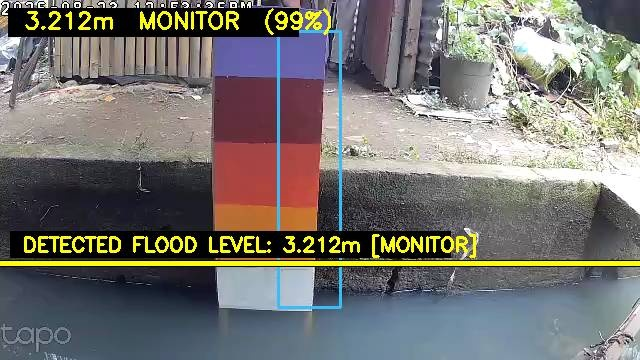
#> input picture flood_ai/currently_served_frame.jpg, 640 x 360 px, given in place of stream2, which was not available
$ python 5_detect.py
#> lines starting #> are read from the running program, lines starting #| are printed output that depends on the picture; after the words box and inside, x2 and y2 are one past the last pixel; in counts of white or black regions, pixels touching at a corner belong together; pictures that were not available may be replaced by others from this repository, and a replacement may not be noted
import os
os.environ["OPENCV_FFMPEG_CAPTURE_OPTIONS"] = "rtsp_transport;tcp"
os.environ["OPENCV_LOG_LEVEL"] = "OFF"
import cv2
try:
    cv2.setLogLevel(0)
except Exception:
    pass
import numpy as np
import json
from datetime import datetime

print("=== Lumban Flood Monitor — Live Detection ===")

_DIR = os.path.dirname(os.path.abspath(__file__))

with open(os.path.join(_DIR, "calibration.json")) as f:
#> (reads flood_ai/calibration.json from the repository)
    CAL = json.load(f)

RTSP_URL         = CAL["rtsp_url"]
BASELINE_PIXEL_Y = CAL["baseline_pixel_y"]
BASELINE_METERS  = CAL["baseline_meters"]
PX_PER_METER     = CAL["px_per_meter"]

# Colored marker ranges for dry staff gauge bands (ONLY vivid colored bands — white removed to avoid water reflection glare!)
MARKER_RANGES = {
  "purple":     ([115, 60,  60],  [160, 255, 255]),
  "red_low":    ([0,   70,  110], [15,  255, 255]),
  "red_high":   ([160, 70,  110], [180, 255, 255]),
  "orange":     ([5,   80,  135], [28,  255, 255]),
  "yellow":     ([14,  80,  135], [40,  255, 255]),
}

# Brown floodwater color range (muddy river water during rising flood)
BROWN_FLOOD_RANGE = ([0, 15, 15], [35, 180, 220])

FLOOD_BASELINE = 2.135  # Current raw reading when dry, subtracted to make 0.0m = no water

FLOOD_THRESHOLDS = [
    (0.0,  3.1,  "NORMAL"),
    (3.1,  4.1,  "MONITOR"),
    (4.1,  5.1,  "ALERT"),
    (5.1,  6.1,  "EVACUATION"),
    (6.1,  99.0, "CRITICAL"),
]

LEVEL_COLORS_BGR = {
    "NORMAL":     (200, 200, 200),
    "MONITOR":    (0,   200, 255),
    "ALERT":      (0,   140, 255),
    "EVACUATION": (0,   0,   220),
    "CRITICAL":   (180, 0,   180),
}

def classify(water_level_m):
    if water_level_m < 3.1:
        return "NORMAL"
    for low, high, level in FLOOD_THRESHOLDS:
        if low <= water_level_m < high:
            return level
    return "CRITICAL"

from collections import deque

class WaterlineSmoother:
    def __init__(self, window_size=9, deadband_m=0.065, max_jump_m=0.25, outlier_streak_thresh=5):
        self.window_size = window_size
        self.deadband_m = deadband_m
        self.max_jump_m = max_jump_m
        self.outlier_streak_thresh = outlier_streak_thresh
        self.outlier_streak = 0
        self.history_y = deque(maxlen=window_size)
        self.history_m = deque(maxlen=window_size)
        self.last_stable_m = None
        self.last_stable_y = None

    def reset(self, raw_y=None, raw_m=None):
        self.history_y.clear()
        self.history_m.clear()
        self.outlier_streak = 0
        if raw_y is not None and raw_m is not None:
            self.history_y.append(raw_y)
            self.history_m.append(raw_m)
        self.last_stable_m = raw_m
        self.last_stable_y = raw_y

    def process(self, raw_y, raw_m, is_manual=False):
        if is_manual or self.last_stable_m is None:
            self.reset(raw_y, raw_m)
            return raw_y, raw_m, 0.99

        jump = abs(raw_m - self.last_stable_m)
        if jump > self.max_jump_m:
            self.outlier_streak += 1
            drop_spike = (self.last_stable_m - raw_m) > 0.50
            thresh = 15 if drop_spike else self.outlier_streak_thresh
            if self.outlier_streak >= thresh:
                self.reset(raw_y, raw_m)
                return raw_y, raw_m, 0.95
            return self.last_stable_y, self.last_stable_m, 0.90

        self.outlier_streak = 0
        self.history_y.append(raw_y)
        self.history_m.append(raw_m)

        median_y = int(np.median(self.history_y))
        median_m = round(float(np.median(self.history_m)), 3)

        if abs(median_m - self.last_stable_m) < self.deadband_m:
            smooth_m = self.last_stable_m
            smooth_y = self.last_stable_y
        else:
            alpha = 0.22
            smooth_m = round(self.last_stable_m * (1 - alpha) + median_m * alpha, 3)
            smooth_y = int(self.last_stable_y * (1 - alpha) + median_y * alpha)
            self.last_stable_m = smooth_m
            self.last_stable_y = smooth_y

        std_y = np.std(self.history_y) if len(self.history_y) > 1 else 0.0
        stability = max(0.85, min(0.99, 1.0 - (std_y / 60.0)))
        return smooth_y, smooth_m, round(stability, 3)

GLOBAL_SMOOTHER = WaterlineSmoother(window_size=9, deadband_m=0.065)

YOLO_MODEL = None

def get_yolo_model():
    global YOLO_MODEL
    if YOLO_MODEL is None:
        model_path = os.path.join(os.path.dirname(os.path.abspath(__file__)), "models", "water_yolo.pt")
        if os.path.exists(model_path):
            try:
                from ultralytics import YOLO
                YOLO_MODEL = YOLO(model_path)
                print(f"[AI Engine] Loaded YOLO model from {model_path}")
            except Exception as e:
                print(f"[AI Engine] Model load warning: {e}")
    return YOLO_MODEL

def detect_waterline(frame, use_clahe=True, smoother=GLOBAL_SMOOTHER):
    with open(os.path.join(os.path.dirname(os.path.abspath(__file__)), "calibration.json")) as f:
        _cal = json.load(f)

    h, w = frame.shape[:2]

    roi_cfg    = _cal.get("roi", {})
    roi_top    = int(h * (roi_cfg.get("top_pct",    10.0) / 100.0))
    roi_bottom = int(h * (roi_cfg.get("bottom_pct", 90.0) / 100.0))
    roi_left   = int(w * (roi_cfg.get("left_pct",   30.0) / 100.0))
    roi_right  = int(w * (roi_cfg.get("right_pct",  70.0) / 100.0))

    bgr_roi = frame[roi_top:roi_bottom, roi_left:roi_right]
    roi_h, roi_w = bgr_roi.shape[:2]

    waterline_y = None
    ai_confidence = 0.88

    # --- 0. MANUAL OVERRIDE (If locked in Web Calibrator) ---
    manual_y = _cal.get("manual_waterline_y")
    if manual_y is not None and int(manual_y) > 0:
        waterline_y = int(manual_y)
        ai_confidence = 0.98

    # --- 1. PRIMARY AI ENGINE (YOLOv12) ---
    if waterline_y is None:
        ai_model = get_yolo_model()
        if ai_model is not None:
            try:
                results = ai_model.predict(source=bgr_roi, verbose=False, conf=0.35)
                if results and len(results[0].boxes) > 0:
                    boxes = results[0].boxes
                    for box in boxes:
                        cls_id = int(box.cls[0])
                        conf_val = float(box.conf[0])
                        # Class 0: water_surface (Top edge of water box = actual waterline)
                        if cls_id == 0 and conf_val >= 0.35:
                            top_y = int(box.xyxy[0][1])
                            pred_y = roi_top + top_y
                            if pred_y < int(h * 0.95):  # Valid waterline inside ROI
                                waterline_y = pred_y
                                ai_confidence = conf_val
                                break
            except Exception as err:
                print(f"[AI Predict Warning] {err}")

    # --- 2. SECONDARY REAL-TIME SATURATION & COLOR DETECTOR ---
    if waterline_y is None:
        hsv_roi = cv2.cvtColor(bgr_roi, cv2.COLOR_BGR2HSV)

        # Mask for vivid staff gauge painted colors + white bottom band
        gauge_mask = np.zeros((roi_h, roi_w), dtype=np.uint8)
        for name, (lower, upper) in MARKER_RANGES.items():
            gauge_mask = cv2.bitwise_or(gauge_mask,
                cv2.inRange(hsv_roi, np.array(lower), np.array(upper)))

        # Remove extreme sunlight white glare (V > 245, S < 25)
        glare_mask = cv2.inRange(hsv_roi, np.array([0, 0, 245]), np.array([180, 25, 255]))
        gauge_mask = cv2.bitwise_and(gauge_mask, cv2.bitwise_not(glare_mask))

        kernel = np.ones((5, 5), np.uint8)
        gauge_mask = cv2.morphologyEx(gauge_mask, cv2.MORPH_OPEN,  kernel)
        gauge_mask = cv2.morphologyEx(gauge_mask, cv2.MORPH_CLOSE, kernel)

        row_counts = np.sum(gauge_mask > 0, axis=1)
        min_band_px = max(4, int(roi_w * 0.15))
        valid_gauge_rows = np.where(row_counts >= min_band_px)[0]

        if len(valid_gauge_rows) > 0:
            # Group rows into contiguous vertical blocks
            clusters = []
            cur_cluster = [valid_gauge_rows[0]]
            for r in valid_gauge_rows[1:]:
                if r - cur_cluster[-1] <= 6:
                    cur_cluster.append(r)
                else:
                    clusters.append(cur_cluster)
                    cur_cluster = [r]
            if cur_cluster:
                clusters.append(cur_cluster)

            # CRITICAL REFLECTION REJECTION:
            # The physical staff gauge board is mounted from the top wall downwards.
            # Any colored reflection in water is ALWAYS in the water BELOW the physical board.
            # We select the FIRST substantial colored cluster from the top (length >= 8 rows).
            physical_cluster = None
            for c in clusters:
                if len(c) >= 8:
                    physical_cluster = c
                    break

            if physical_cluster is not None:
                cont_end = physical_cluster[-1]

                # If reflection is continuous with the board, detect where brightness drops into water
                val_roi = hsv_roi[:, :, 2]
                cluster_vals = [np.mean(val_roi[r, :]) for r in physical_cluster]
                peak_v = max(cluster_vals) if cluster_vals else 200
                for i, r in enumerate(physical_cluster):
                    if i > len(physical_cluster) // 2 and cluster_vals[i] < peak_v * 0.65:
                        cont_end = r
                        break

                waterline_y = roi_top + int(cont_end)
                ai_confidence = 0.94

        if waterline_y is None:
            if smoother is not None and getattr(smoother, 'last_stable_y', None) is not None:
                # Hold previous stable reading rather than guessing
                waterline_y = smoother.last_stable_y
                ai_confidence = 0.85
            else:
                # Fallback: scan downwards from highest-saturation gauge center
                sat = hsv_roi[:, :, 1]
                row_sat = np.mean(sat, axis=1)
                peak_y = int(np.argmax(row_sat))
                sat_y = peak_y
                for y in range(peak_y, len(row_sat)):
                    if row_sat[y] < 35:
                        sat_y = y
                        break
                waterline_y = roi_top + sat_y
                ai_confidence = 0.75

    if waterline_y is None:
        return {"success": False, "reason": "No staff gauge or water surface detected"}

    # Map waterline_y to meters
    if "points" in _cal and len(_cal["points"]) >= 2:
        pts = sorted(_cal["points"], key=lambda p: p["px"])
        xp = [p["px"] for p in pts]
        fp = [p["m"] for p in pts]
        if waterline_y <= xp[0]:
            slope = (fp[1] - fp[0]) / (xp[1] - xp[0]) if (xp[1] - xp[0]) != 0 else 0
            val = fp[0] + slope * (waterline_y - xp[0])
        elif waterline_y >= xp[-1]:
            slope = (fp[-1] - fp[-2]) / (xp[-1] - xp[-2]) if (xp[-1] - xp[-2]) != 0 else 0
            val = fp[-1] + slope * (waterline_y - xp[-1])
        else:
            val = float(np.interp(waterline_y, xp, fp))
        raw_water_level_m = round(max(0.0, val), 3)
    else:
        pixel_delta   = BASELINE_PIXEL_Y - waterline_y
        water_level_raw = BASELINE_METERS + (pixel_delta / PX_PER_METER)
        raw_water_level_m = max(0.0, round(water_level_raw - FLOOD_BASELINE, 3))

    if smoother is not None:
        smooth_y, smooth_m, confidence = smoother.process(waterline_y, raw_water_level_m)
        waterline_y = smooth_y
        water_level_m = max(0.0, smooth_m)
    else:
        water_level_m = raw_water_level_m
        confidence = ai_confidence

    flood_level = classify(water_level_m)

    return {
        "success":           True,
        "water_level_m":     water_level_m,
        "flood_level":       flood_level,
        "waterline_pixel_y": waterline_y,
        "confidence":        round(confidence, 3),
        "roi": {
            "top":    roi_top,
            "bottom": roi_bottom,
            "left":   roi_left,
            "right":  roi_right,
        },
    }

def annotate_frame(frame, result):
    annotated = frame.copy()
    h, w      = frame.shape[:2]

    roi = result.get("roi", {})
    cv2.rectangle(
        annotated,
        (roi.get("left", 0),  roi.get("top", 0)),
        (roi.get("right", w), roi.get("bottom", h)),
        (200, 200, 0), 1
    )

    if result["success"]:
        y          = result["waterline_pixel_y"]
        level      = result["flood_level"]
        color      = LEVEL_COLORS_BGR.get(level, (255, 255, 255))
        water_m    = result["water_level_m"]
        confidence = result["confidence"]

        cv2.line(annotated, (0, y), (w, y), color, 3)

        cv2.rectangle(annotated, (10, 10), (520, 85), (0, 0, 0), -1)
        cv2.rectangle(annotated, (10, 10), (520, 85), color, 2)

        cv2.putText(annotated,
                    f"{level} LEVEL",
                    (20, 42),
                    cv2.FONT_HERSHEY_SIMPLEX, 0.9, color, 2)

        cv2.putText(annotated,
                    f"Water: {water_m:.2f} meters    Confidence: {confidence:.0%}",
                    (20, 72),
                    cv2.FONT_HERSHEY_SIMPLEX, 0.55, (200, 200, 200), 1)

        cv2.line(annotated,
                 (w - 20, BASELINE_PIXEL_Y),
                 (w, BASELINE_PIXEL_Y),
                 (150, 150, 150), 1)
        cv2.putText(annotated,
                    f"{BASELINE_METERS:.1f}m baseline",
                    (w - 180, BASELINE_PIXEL_Y - 6),
                    cv2.FONT_HERSHEY_SIMPLEX, 0.4, (150, 150, 150), 1)

    else:
        cv2.rectangle(annotated, (10, 10), (700, 60), (0, 0, 0), -1)
        cv2.rectangle(annotated, (10, 10), (700, 60), (0, 0, 200), 2)
        cv2.putText(annotated,
                    f"DETECTION FAILED: {result['reason']}",
                    (18, 42),
                    cv2.FONT_HERSHEY_SIMPLEX, 0.6, (0, 80, 255), 2)

    ts = datetime.now().strftime("%Y-%m-%d %H:%M:%S")
    cv2.putText(annotated,
                f"Lumban Flood Monitor  |  {ts}  |  Q=quit  S=save",
                (10, h - 12),
                cv2.FONT_HERSHEY_SIMPLEX, 0.42, (130, 130, 130), 1)

    return annotated

# [41 lines left out: functions meter_to_pixel_y, apply_water_simulation, not called in this run]

def grab_frame(cap):
    ret, frame = cap.read()
    return frame if ret else None

def main():
    print("")
    print("Detection logic: BOTTOM of LOWEST visible colored band = waterline")
    print("")
    print("Thresholds:")
    for low, high, level in FLOOD_THRESHOLDS:
        print(f"  {level:12s}  {low:.1f}m – {high:.1f}m")
    print("")
    print("Connecting to camera...")

    hls_url = "http://localhost:5001/api/v1/stream/index.m3u8"
    cap = cv2.VideoCapture(RTSP_URL, cv2.CAP_FFMPEG)
    cap.set(cv2.CAP_PROP_OPEN_TIMEOUT_MSEC, 5000)
    cap.set(cv2.CAP_PROP_BUFFERSIZE, 1)
    cap.set(cv2.CAP_PROP_FPS, 30)

    if not cap.isOpened():
        print(f"[Stream] Direct RTSP busy/unavailable. Falling back to Backend HLS Stream: {hls_url}")
        cap = cv2.VideoCapture(hls_url, cv2.CAP_FFMPEG)
        cap.set(cv2.CAP_PROP_BUFFERSIZE, 1)

    if not cap.isOpened():
        print("ERROR: Cannot connect to camera or HLS stream.")
        return

    print("Camera connected!")
    print("Press Q to quit, S to save frame, F to toggle Fullscreen, M to toggle Simulation Mode.")
    print("")

    cv2.namedWindow("Lumban Flood Monitor", cv2.WINDOW_NORMAL)
    is_fullscreen = False
    is_simulation = False
    sim_level_m   = 2.00

    while True:
        frame = grab_frame(cap)

        if frame is None:
            print("Frame grab failed — reconnecting...")
            cap.release()
            cap = cv2.VideoCapture(RTSP_URL, cv2.CAP_FFMPEG)
            cap.set(cv2.CAP_PROP_OPEN_TIMEOUT_MSEC, 10000)
            cap.set(cv2.CAP_PROP_BUFFERSIZE, 1)
            cap.set(cv2.CAP_PROP_FPS, 30)
            continue

        if is_simulation:
            sim_frame, _ = apply_water_simulation(frame, sim_level_m, CAL)
            result = {
                "success": True,
                "water_level_m": sim_level_m,
                "flood_level": classify(sim_level_m),
                "waterline_pixel_y": meter_to_pixel_y(sim_level_m, CAL, frame.shape[0]),
                "confidence": 0.99,
                "roi": {
                    "top": int(frame.shape[0] * (CAL.get("roi", {}).get("top_pct", 10.0) / 100.0)),
                    "bottom": int(frame.shape[0] * (CAL.get("roi", {}).get("bottom_pct", 90.0) / 100.0)),
                    "left": int(frame.shape[1] * (CAL.get("roi", {}).get("left_pct", 30.0) / 100.0)),
                    "right": int(frame.shape[1] * (CAL.get("roi", {}).get("right_pct", 70.0) / 100.0)),
                },
            }
            annotated = annotate_frame(sim_frame, result)
            cv2.putText(annotated, f"[SIMULATION MODE: {sim_level_m:.2f}m] Press 1-4 for Presets, +/- to Adjust",
                        (10, annotated.shape[0] - 32), cv2.FONT_HERSHEY_SIMPLEX, 0.45, (0, 255, 255), 1)
        else:
            result    = detect_waterline(frame)
            annotated = annotate_frame(frame, result)

        if result["success"]:
            mode_tag = "[SIM] " if is_simulation else ""
            print(
                f"[{datetime.now().strftime('%H:%M:%S')}]  {mode_tag}"
                f"Water: {result['water_level_m']:.3f}m  |  "
                f"Status: {result['flood_level']:12s}  |  "
                f"Confidence: {result['confidence']:.0%}"
            )
        else:
            print(
                f"[{datetime.now().strftime('%H:%M:%S')}]  "
                f"FAILED — {result['reason']}"
            )

        cv2.imshow("Lumban Flood Monitor", annotated)

        key = cv2.waitKey(1) & 0xFF
        if key == ord('q'):
            break
        elif key == ord('f'):
            is_fullscreen = not is_fullscreen
            prop = cv2.WINDOW_FULLSCREEN if is_fullscreen else cv2.WINDOW_NORMAL
            cv2.setWindowProperty("Lumban Flood Monitor", cv2.WND_PROP_FULLSCREEN, prop)
        elif key == ord('m'):
            is_simulation = not is_simulation
            print(f"[Mode] Simulation {'ENABLED' if is_simulation else 'DISABLED'}")
        elif key == ord('1') and is_simulation:
            sim_level_m = 2.00 # NORMAL
        elif key == ord('2') and is_simulation:
            sim_level_m = 3.50 # WARNING
        elif key == ord('3') and is_simulation:
            sim_level_m = 5.20 # CRITICAL
        elif key == ord('4') and is_simulation:
            sim_level_m = 6.50 # FLOOD
        elif (key == ord('+') or key == ord('=')) and is_simulation:
            sim_level_m = min(7.00, sim_level_m + 0.10)
        elif (key == ord('-') or key == ord('_')) and is_simulation:
            sim_level_m = max(0.00, sim_level_m - 0.10)
        elif key == ord('s'):
            fname = f"capture_{datetime.now().strftime('%Y%m%d_%H%M%S')}.jpg"
            cv2.imwrite(fname, annotated)
            print(f"Saved: {fname}")

    cap.release()
    cv2.destroyAllWindows()
    print("Detection stopped.")

if __name__ == "__main__":
    main()
#> in grab_frame, frame is the input picture: shape (360, 640, 3); mean B, G, R 112.4, 116, 118.2
#> in detect_waterline, `bgr_roi = frame[roi_top:roi_bottom, roi_left:roi_right]`:
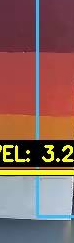
#> bgr_roi: shape (243, 74, 3); mean B, G, R 91.4, 97.9, 135.2
#> in detect_waterline, `hsv_roi = cv2.cvtColor(bgr_roi, cv2.COLOR_BGR2HSV)`: hsv_roi: shape (243, 74, 3); mean H, S, V 76.8, 132.2, 147.7
#> the loop in detect_waterline, `for name, (lower, upper) in MARKER_RANGES.items():` made 5 passes
#> pass 1, in detect_waterline, `gauge_mask = cv2.bitwise_or(gauge_mask, cv2.inRange(hsv_roi, np.array(..`:
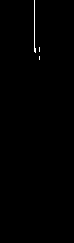
#> gauge_mask: shape (243, 74); 0.37% white in thin lines or dots, all inside (x1, y1, x2, y2) = (34, 0, 40, 60)
#> after the loop in detect_waterline, `for name, (lower, upper) in MARKER_RANGES.items():`:
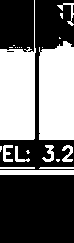
#> gauge_mask: shape (243, 74); 41.8% white; 22 white regions (12 under 20 px), largest, box (x1, y1, x2, y2) and area: (39, 41, 74, 140) 3262, (0, 0, 36, 140) 3214, (0, 170, 74, 175) 370
#> in detect_waterline, `glare_mask = cv2.inRange(hsv_roi, np.array([0, 0, 245]), np.array([180..`:
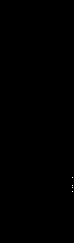
#> glare_mask: shape (243, 74); 0.02% white in thin lines or dots, all inside (x1, y1, x2, y2) = (72, 177, 73, 192)
#> in detect_waterline, `gauge_mask = cv2.morphologyEx(gauge_mask, cv2.MORPH_OPEN,  kernel)`: gauge_mask: shape (243, 74); 37.5% white; 3 white regions, box (x1, y1, x2, y2) and area: (39, 42, 74, 140) 3249, (0, 49, 35, 140) 3128, (0, 170, 74, 175) 370
#> in detect_waterline, `gauge_mask = cv2.morphologyEx(gauge_mask, cv2.MORPH_CLOSE, kernel)`:
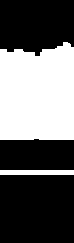
#> gauge_mask: shape (243, 74); 39.4% white; 2 white regions, box (x1, y1, x2, y2) and area: (0, 42, 74, 140) 6710, (0, 170, 74, 175) 370
#> in detect_waterline, `row_counts = np.sum(gauge_mask > 0, axis=1)`: row_counts = 243 values, max 74 at index 56, min 0 at index 0, mean 29.14
#> in detect_waterline, `valid_gauge_rows = np.where(row_counts >= min_band_px)[0]`: valid_gauge_rows = 99 values from 46 to 174
#> in detect_waterline, `cur_cluster = [valid_gauge_rows[0]]`: cur_cluster = [46]
#> the loop in detect_waterline, `for r in valid_gauge_rows[1:]:` made 98 passes
#> cur_cluster on pass 94: [170]
#> after the loop in detect_waterline, `for r in valid_gauge_rows[1:]:`: clusters = 1 item
#> the loop in detect_waterline, `for c in clusters:` made 1 pass
#> in detect_waterline, `cont_end = physical_cluster[-1]`: cont_end = 139
#> in detect_waterline, `val_roi = hsv_roi[:, :, 2]`:
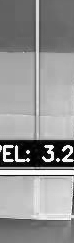
#> val_roi: shape (243, 74); min 0, max 255, mean 147.7
#> in detect_waterline, `cluster_vals = [np.mean(val_roi[r, :]) for r in physical_cluster]`: cluster_vals = 94 values, max 194 at index 70, min 107.5 at index 0, mean 173.4
#> in detect_waterline, `peak_v = max(cluster_vals) if cluster_vals else 200`: peak_v = 194
#> the loop in detect_waterline, `for i, r in enumerate(physical_cluster):` made 94 passes
#> in detect_waterline, `waterline_y = roi_top + int(cont_end)`: waterline_y = 230
#> in detect_waterline, `val = float(np.interp(waterline_y, xp, fp))`: val = 4.6
#> in reset, `self.last_stable_y = raw_y`: self.last_stable_y = 230
#> in detect_waterline, `smooth_y, smooth_m, confidence = smoother.process(waterline_y, raw_wat..`: smooth_m = 4.6; confidence = 0.99
#> in detect_waterline, `water_level_m = max(0.0, smooth_m)`: water_level_m = 4.6
#> in detect_waterline, `flood_level = classify(water_level_m)`: flood_level = 'ALERT'
#> in main, `result    = detect_waterline(frame)`: result = 6 items
#> in annotate_frame, `roi = result.get("roi", {})`: roi = {'top': 91, 'bottom': 334, 'left': 241, 'right': 315}
#> in annotate_frame, `y          = result["waterline_pixel_y"]`: y = 230
#> in annotate_frame, `level      = result["flood_level"]`: level = 'ALERT'
#> in annotate_frame, `color      = LEVEL_COLORS_BGR.get(level, (255, 255, 255))`: color = (0, 140, 255)
#> in annotate_frame, `water_m    = result["water_level_m"]`: water_m = 4.6
#> in annotate_frame, `confidence = result["confidence"]`: confidence = 0.99
#> in annotate_frame, `cv2.line(annotated, (w - 20, BASELINE_PIXEL_Y), (w, BASELINE_PIXEL_Y),..`: annotated: shape (360, 640, 3); mean B, G, R 93.7, 102.3, 107.3
#> in annotate_frame, `cv2.putText(annotated, f"Lumban Flood Monitor  |  {ts}  |  Q=quit  S=s..`:
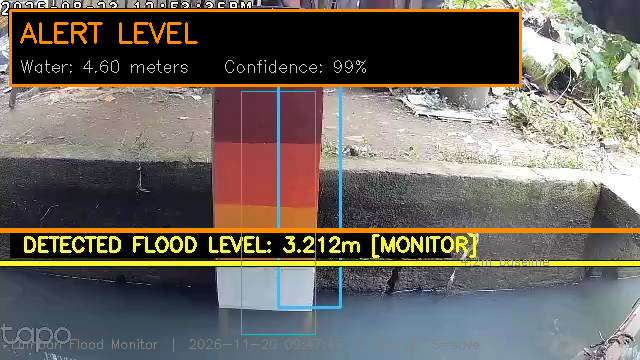
#> annotated: shape (360, 640, 3); mean B, G, R 93.8, 102.3, 107.4
#> (key q is pressed here)
